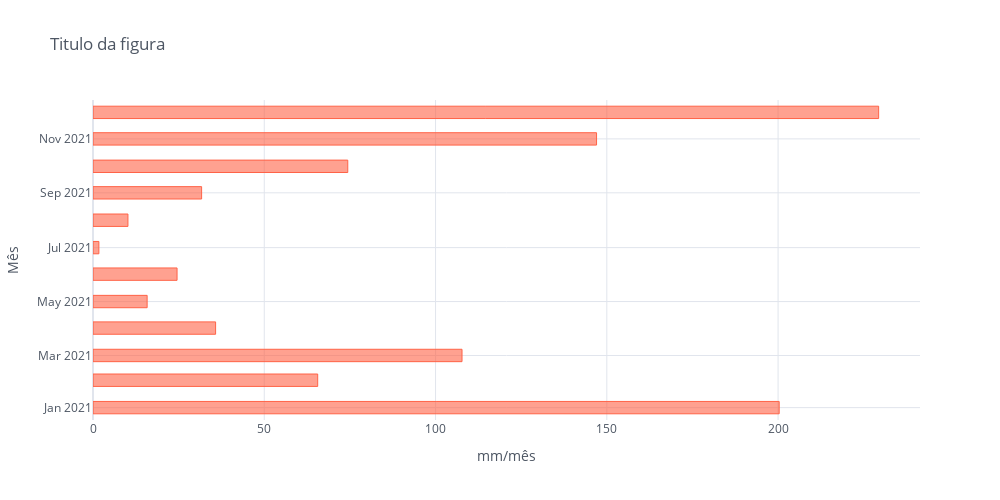

The notebook cell this image was saved under:
### Markdown cell above
## Gráfico de barras horizontal

### Code cell
ds_mensal.iplot(kind="bar", y="Chuva",
                yTitle="Mês", xTitle="mm/mês", title="Titulo da figura",
                colors=["tomato"], bargap=0.5,
                sortbars=True,
                dimensions=(1000, 500),
                orientation="h")

### Figure 1 — Plotly figure (JSON) as saved in the notebook; plotly's stock layout.template omitted (floating-point values rounded to 4 significant figures)
{"data": [{"marker": {"color": "rgba(255, 99, 71, 0.6)", "line": {"color": "rgba(255, 99, 71, 1.0)", "width": 1}}, "name": "Chuva", "orientation": "h", "text": "", "type": "bar", "x": [200.3, 65.59, 107.7, 35.79, 15.8, 24.54, 1.715, 10.2, 31.71, 74.38, 147.0, 229.4], "y": ["2021-01-01", "2021-02-01", "2021-03-01", "2021-04-01", "2021-05-01", "2021-06-01", "2021-07-01", "2021-08-01", "2021-09-01", "2021-10-01", "2021-11-01", "2021-12-01"]}], "layout": {"bargap": 0.5, "height": 500, "legend": {"bgcolor": "#FFFFFF", "font": {"color": "#4D5663"}}, "paper_bgcolor": "#FFFFFF", "plot_bgcolor": "#FFFFFF", "title": {"font": {"color": "#4D5663"}, "text": "Titulo da figura"}, "width": 1000, "xaxis": {"gridcolor": "#E1E5ED", "showgrid": true, "tickfont": {"color": "#4D5663"}, "title": {"font": {"color": "#4D5663"}, "text": "mm/mês"}, "zerolinecolor": "#E1E5ED"}, "yaxis": {"gridcolor": "#E1E5ED", "showgrid": true, "tickfont": {"color": "#4D5663"}, "title": {"font": {"color": "#4D5663"}, "text": "Mês"}, "zerolinecolor": "#E1E5ED"}}}
